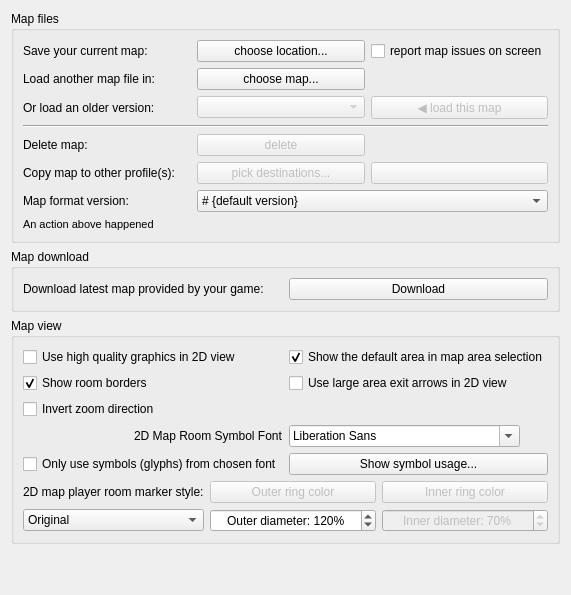
     <widget class="QWidget" name="tab_mapper">
      <attribute name="title">
       <string>Mapper</string>
      </attribute>
      <layout class="QVBoxLayout" name="vBoxLayout_tab_mapper">
       <item>
        <widget class="QGroupBox" name="groupBox_mapFiles">
         <property name="title">
          <string>Map files</string>
         </property>
         <layout class="QGridLayout" name="gridLayout_groupBox_mapFiles">
          <item row="0" column="0">
           <widget class="QLabel" name="label_saveMap">
            <property name="text">
             <string>Save your current map:</string>
            </property>
            <property name="buddy">
             <cstring>pushButton_saveMap</cstring>
            </property>
           </widget>
          </item>
          <item row="0" column="1">
           <widget class="QPushButton" name="pushButton_saveMap">
            <property name="text">
             <string>choose location...</string>
            </property>
           </widget>
          </item>
          <item row="0" column="2">
           <widget class="QCheckBox" name="checkBox_reportMapIssuesOnScreen">
            <property name="toolTip">
             <string>&lt;p&gt;Mudlet now does some sanity checking and repairing to clean up issues that may have arisen in previous version due to faulty code or badly documented commands. However if significant problems are found the report can be quite extensive, in particular for larger maps.&lt;/p&gt;&lt;p&gt;Unless this option is set, Mudlet will reduce the amount of on-screen messages by hiding many texts and showing a suggestion to review the report file instead.&lt;/p&gt;</string>
            </property>
            <property name="text">
             <string>report map issues on screen</string>
            </property>
           </widget>
          </item>
          <item row="1" column="0">
           <widget class="QLabel" name="label_loadMap">
            <property name="text">
             <string>Load another map file in:</string>
            </property>
            <property name="buddy">
             <cstring>pushButton_loadMap</cstring>
            </property>
           </widget>
          </item>
          <item row="1" column="1">
           <widget class="QPushButton" name="pushButton_loadMap">
            <property name="text">
             <string>choose map...</string>
            </property>
           </widget>
          </item>
          <item row="2" column="0">
           <widget class="QLabel" name="label_loadHistoricMap">
            <property name="text">
             <string>Or load an older version:</string>
            </property>
           </widget>
          </item>
          <item row="2" column="1">
           <widget class="QComboBox" name="comboBox_mapHistory">
            <property name="enabled">
             <bool>false</bool>
            </property>
           </widget>
          </item>
          <item row="2" column="2">
           <widget class="QPushButton" name="pushButton_loadHistoricMap">
            <property name="enabled">
             <bool>false</bool>
            </property>
            <property name="text">
             <string>◀ load this map</string>
            </property>
           </widget>
          </item>
          <item row="3" column="0" colspan="3">
           <widget class="Line" name="line">
            <property name="orientation">
             <enum>Qt::Orientation::Horizontal</enum>
            </property>
           </widget>
          </item>
          <item row="4" column="0">
           <widget class="QLabel" name="label_deleteMap">
            <property name="text">
             <string>Delete map:</string>
            </property>
            <property name="buddy">
             <cstring>pushButton_deleteMap</cstring>
            </property>
           </widget>
          </item>
          <item row="4" column="1">
           <widget class="QPushButton" name="pushButton_deleteMap">
            <property name="enabled">
             <bool>false</bool>
            </property>
            <property name="text">
             <string comment="Text on the button to delete a map, ensure the text matches the word or words `quoted` for the adjacent checkbox">delete</string>
            </property>
           </widget>
          </item>
          <item row="5" column="0">
           <widget class="QLabel" name="label_copyMap">
            <property name="text">
             <string>Copy map to other profile(s):</string>
            </property>
            <property name="buddy">
             <cstring>pushButton_chooseProfiles</cstring>
            </property>
           </widget>
          </item>
          <item row="5" column="1">
           <widget class="QPushButton" name="pushButton_chooseProfiles">
            <property name="enabled">
             <bool>false</bool>
            </property>
            <property name="toolTip">
             <string>&lt;p&gt;Select profiles that you want to copy map to, then press the Copy button to the right.&lt;/p&gt;</string>
            </property>
            <property name="text">
             <string comment="text on button to select other profiles to receive the map from this profile, this is used when no profiles have been selected">pick destinations...</string>
            </property>
           </widget>
          </item>
          <item row="5" column="2">
           <widget class="QPushButton" name="pushButton_copyMap">
            <property name="enabled">
             <bool>false</bool>
            </property>
            <property name="toolTip">
             <string>&lt;p&gt;Copy map into the selected profiles on the left.&lt;/p&gt;</string>
            </property>
            <property name="text">
             <string notr="true" comment="text will be placed on this button by the C++ code"/>
            </property>
           </widget>
          </item>
          <item row="6" column="0">
           <widget class="QLabel" name="label_mapFileSaveFormatVersion">
            <property name="text">
             <string>Map format version:</string>
            </property>
            <property name="buddy">
             <cstring>comboBox_mapFileSaveFormatVersion</cstring>
            </property>
           </widget>
          </item>
          <item row="6" column="1" colspan="2">
           <widget class="QComboBox" name="comboBox_mapFileSaveFormatVersion">
            <property name="sizePolicy">
             <sizepolicy hsizetype="Minimum" vsizetype="Fixed">
              <horstretch>0</horstretch>
              <verstretch>0</verstretch>
             </sizepolicy>
            </property>
            <property name="maximumSize">
             <size>
              <width>16777215</width>
              <height>16777215</height>
             </size>
            </property>
            <property name="toolTip">
             <string>&lt;p&gt;Change this to a lower version if you need to save your map in a format that can be read by older versions of Mudlet. Doing so will lose the extra data available in the current map format.&lt;/p&gt;</string>
            </property>
            <property name="editable">
             <bool>false</bool>
            </property>
            <property name="currentText">
             <string># {default version}</string>
            </property>
            <item>
             <property name="text">
              <string># {default version}</string>
             </property>
            </item>
           </widget>
          </item>
          <item row="7" column="0" colspan="3">
           <widget class="QLabel" name="label_mapFileActionResult">
            <property name="font">
             <font>
              <pointsize>8</pointsize>
             </font>
            </property>
            <property name="text">
             <string>An action above happened</string>
            </property>
           </widget>
          </item>
         </layout>
        </widget>
       </item>
       <item>
        <widget class="QGroupBox" name="groupBox_downloadMapOptions">
         <property name="title">
          <string>Map download</string>
         </property>
         <layout class="QHBoxLayout" name="hBoxLayout_groupBox_downloadMapOptions">
          <item>
           <widget class="QLabel" name="label_11">
            <property name="toolTip">
             <string>&lt;p&gt;On games that provide maps for download, you can press this button to get the latest map. Note that this will &lt;span style=&quot; font-weight:600;&quot;&gt;overwrite&lt;/span&gt; any changes you've done to your map, and will use the new map only.&lt;/p&gt;</string>
            </property>
            <property name="text">
             <string>Download latest map provided by your game:</string>
            </property>
            <property name="buddy">
             <cstring>buttonDownloadMap</cstring>
            </property>
           </widget>
          </item>
          <item>
           <widget class="QPushButton" name="buttonDownloadMap">
            <property name="toolTip">
             <string>&lt;p&gt;On games that provide maps for download, you can press this button to get the latest map. Note that this will &lt;span style=&quot; font-weight:600;&quot;&gt;overwrite&lt;/span&gt; any changes you've done to your map, and will use the new map only.&lt;/p&gt;</string>
            </property>
            <property name="text">
             <string>Download</string>
            </property>
           </widget>
          </item>
         </layout>
        </widget>
       </item>
       <item>
        <widget class="QGroupBox" name="groupBox_mapViewOptions">
         <property name="title">
          <string>Map view</string>
         </property>
         <layout class="QGridLayout" name="gridLayout_groupBox_mapViewOptions">
          <item row="0" column="0">
           <widget class="QCheckBox" name="mMapperUseAntiAlias">
            <property name="toolTip">
             <string>&lt;p&gt;This enables anti-aliasing (AA) for the 2D map view, making it look smoother and nicer. Disable this if you're on a very slow computer.&lt;/p&gt;&lt;p&gt;3D map view always has anti-aliasing enabled.&lt;/p&gt;</string>
            </property>
            <property name="text">
             <string>Use high quality graphics in 2D view</string>
            </property>
           </widget>
          </item>
          <item row="0" column="1">
           <widget class="QCheckBox" name="checkBox_showDefaultArea">
            <property name="toolTip">
             <string>&lt;p&gt;The default area (area id -1) is used by some mapper scripts as a temporary 'holding area' for rooms before they're placed in the correct area.&lt;/p&gt;</string>
            </property>
            <property name="text">
             <string>Show the default area in map area selection</string>
            </property>
            <property name="checked">
             <bool>true</bool>
            </property>
           </widget>
          </item>
          <item row="1" column="0">
           <widget class="QCheckBox" name="checkbox_mMapperShowRoomBorders">
            <property name="toolTip">
             <string>&lt;p&gt;This enables borders around room. Color can be set in Mapper colors tab.&lt;/p&gt;</string>
            </property>
            <property name="text">
             <string>Show room borders</string>
            </property>
            <property name="checked">
             <bool>true</bool>
            </property>
           </widget>
          </item>
          <item row="1" column="1">
           <widget class="QCheckBox" name="checkBox_largeAreaExitArrows">
            <property name="text">
             <string>Use large area exit arrows in 2D view</string>
            </property>
            <property name="checked">
             <bool>false</bool>
            </property>
           </widget>
          </item>
          <item row="2" column="0">
           <widget class="QCheckBox" name="checkBox_invertMapZoom">
            <property name="toolTip">
             <string>&lt;p&gt;If checked, scrolling up zooms out and scrolling down zooms in. If unchecked, scrolling up zooms in and scrolling down zooms out.&lt;/p&gt;</string>
            </property>
            <property name="text">
             <string>Invert zoom direction</string>
            </property>
            <property name="checked">
             <bool>false</bool>
            </property>
           </widget>
          </item>
          <item row="3" column="0" alignment="Qt::AlignmentFlag::AlignRight">
           <widget class="QLabel" name="label_mapSymbolsFont">
            <property name="text">
             <string>2D Map Room Symbol Font</string>
            </property>
           </widget>
          </item>
          <item row="3" column="1" alignment="Qt::AlignmentFlag::AlignLeft">
           <widget class="QFontComboBox" name="fontComboBox_mapSymbols"/>
          </item>
          <item row="4" column="0">
           <widget class="QCheckBox" name="checkBox_isOnlyMapSymbolFontToBeUsed">
            <property name="text">
             <string>Only use symbols (glyphs) from chosen font</string>
            </property>
           </widget>
          </item>
          <item row="4" column="1">
           <widget class="QPushButton" name="pushButton_showGlyphUsage">
            <property name="text">
             <string>Show symbol usage...</string>
            </property>
           </widget>
          </item>
          <item row="5" column="0" colspan="2">
           <widget class="QWidget" name="widget_playerRoomStyle" native="true">
            <layout class="QGridLayout" name="gridLayout_widget_playerRoomStyle">
             <property name="leftMargin">
              <number>0</number>
             </property>
             <property name="topMargin">
              <number>0</number>
             </property>
             <property name="rightMargin">
              <number>0</number>
             </property>
             <property name="bottomMargin">
              <number>0</number>
             </property>
             <item row="0" column="0">
              <widget class="QLabel" name="label_playerRoomStyle">
               <property name="text">
                <string>2D map player room marker style:</string>
               </property>
              </widget>
             </item>
             <item row="0" column="1">
              <widget class="QPushButton" name="pushButton_playerRoomPrimaryColor">
               <property name="enabled">
                <bool>false</bool>
               </property>
               <property name="text">
                <string>Outer ring color</string>
               </property>
              </widget>
             </item>
             <item row="0" column="2">
              <widget class="QPushButton" name="pushButton_playerRoomSecondaryColor">
               <property name="enabled">
                <bool>false</bool>
               </property>
               <property name="text">
                <string>Inner ring color</string>
               </property>
              </widget>
             </item>
             <item row="1" column="0">
              <widget class="QComboBox" name="comboBox_playerRoomStyle">
               <property name="currentIndex">
                <number>0</number>
               </property>
               <property name="sizeAdjustPolicy">
                <enum>QComboBox::SizeAdjustPolicy::AdjustToContents</enum>
               </property>
               <item>
                <property name="text">
                 <string>Original</string>
                </property>
               </item>
               <item>
                <property name="text">
                 <string>Red ring</string>
                </property>
               </item>
               <item>
                <property name="text">
                 <string>Blue/Yellow ring</string>
                </property>
               </item>
               <item>
                <property name="text">
                 <string>Custom ring</string>
                </property>
               </item>
              </widget>
             </item>
             <item row="1" column="1">
              <widget class="QSpinBox" name="spinBox_playerRoomOuterDiameter">
               <property name="toolTip">
                <string>&lt;p&gt;Percentage ratio (&lt;i&gt;the default is 120%&lt;/i&gt;) of the marker symbol to the space available for the room.&lt;/p&gt;</string>
               </property>
               <property name="alignment">
                <set>Qt::AlignmentFlag::AlignCenter</set>
               </property>
               <property name="suffix">
                <string>%</string>
               </property>
               <property name="prefix">
                <string>Outer diameter: </string>
               </property>
               <property name="minimum">
                <number>50</number>
               </property>
               <property name="maximum">
                <number>200</number>
               </property>
               <property name="value">
                <number>120</number>
               </property>
              </widget>
             </item>
             <item row="1" column="2">
              <widget class="QSpinBox" name="spinBox_playerRoomInnerDiameter">
               <property name="enabled">
                <bool>false</bool>
               </property>
               <property name="toolTip">
                <string>&lt;p&gt;Percentage ratio of the inner diameter of the marker symbol to the outer one (&lt;i&gt;the default is 70%&lt;/i&gt;).&lt;/p&gt;</string>
               </property>
               <property name="alignment">
                <set>Qt::AlignmentFlag::AlignCenter</set>
               </property>
               <property name="suffix">
                <string>%</string>
               </property>
               <property name="prefix">
                <string>Inner diameter: </string>
               </property>
               <property name="maximum">
                <number>83</number>
               </property>
               <property name="value">
                <number>70</number>
               </property>
              </widget>
             </item>
            </layout>
           </widget>
          </item>
         </layout>
        </widget>
       </item>
       <item>
        <spacer name="verticalSpacer_mapper">
         <property name="orientation">
          <enum>Qt::Orientation::Vertical</enum>
         </property>
         <property name="sizeHint" stdset="0">
          <size>
           <width>20</width>
           <height>40</height>
          </size>
         </property>
        </spacer>
       </item>
      </layout>
     </widget>
